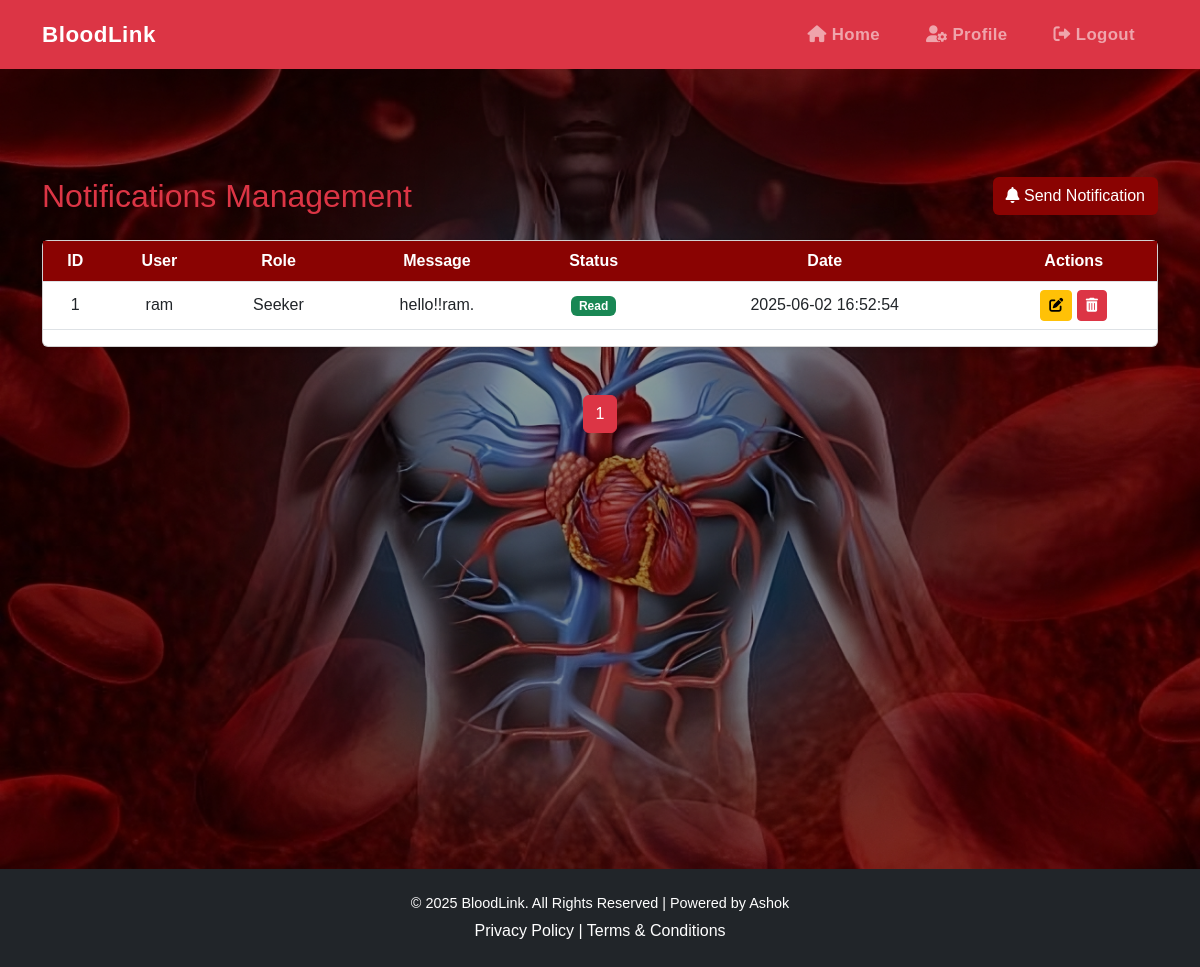
Page /BloodManagementSystem/notifications/list_notifications.php (signed in) on the committed database.
### tables this page shows
CREATE TABLE `notifications` (
  `id` int(11) NOT NULL AUTO_INCREMENT,
  `user_id` int(11) NOT NULL,
  `role` enum('donor','seeker') NOT NULL,
  `message` text NOT NULL,
  `is_read` tinyint(1) DEFAULT 0,
  `created_at` timestamp NOT NULL DEFAULT current_timestamp(),
  PRIMARY KEY (`id`),
  KEY `user_id` (`user_id`),
  CONSTRAINT `notifications_ibfk_1` FOREIGN KEY (`user_id`) REFERENCES `users` (`id`) ON DELETE CASCADE
);

CREATE TABLE `users` (
  `id` int(11) NOT NULL AUTO_INCREMENT,
  `username` varchar(100) NOT NULL,
  `email` varchar(100) NOT NULL,
  `password` varchar(255) NOT NULL,
  `role` enum('donor','seeker','admin','staff') NOT NULL,
  `created_at` datetime DEFAULT current_timestamp(),
  PRIMARY KEY (`id`),
  UNIQUE KEY `username` (`username`),
  UNIQUE KEY `email` (`email`)
);

### BloodManagementSystem/notifications/list_notifications.php (the view, shortened to what this page needs)
<?php
include('../includes/db.php');
$limit = 10;
$page = isset($_GET['page']) ? (int)$_GET['page'] : 1;
$page = max($page, 1);
$offset = ($page - 1) * $limit;
$total_result = mysqli_query($conn, "SELECT COUNT(*) as total FROM notifications");
$total_row = mysqli_fetch_assoc($total_result);
$total_notifications = $total_row['total'];
$total_pages = ceil($total_notifications / $limit);
$result = mysqli_query($conn, "
    SELECT n.*, u.username
    FROM notifications n
    JOIN users u ON n.user_id = u.id
    ORDER BY n.created_at DESC
    LIMIT $limit OFFSET $offset
");
$role = $_SESSION['role'] ?? 'guest';
switch ($role) {
    case 'admin':
        $home_url = '../dashboard/admindash.php';
        $profile_url = '../admin/admin_profile.php';
        break;
}
?>
<!DOCTYPE html>
<html lang="en">
<head>
    <link href="https://cdn.jsdelivr.net/npm/bootstrap@5.3.0/dist/css/bootstrap.min.css" rel="stylesheet" />
    <link href="https://cdnjs.cloudflare.com/ajax/libs/font-awesome/6.0.0/css/all.min.css" rel="stylesheet">
    <link href="../style.css" rel="stylesheet">
</head>
<body>
<nav class="navbar navbar-expand-lg navbar-dark bg-danger">
    <div class="container">
        <a class="navbar-brand" href="<?= $home_url ?>">BloodLink</a>
        <div class="collapse navbar-collapse custom-collapse justify-content-end" id="navbarNav">
            <ul class="navbar-nav">
                <li class="nav-item"><a class="nav-link" href="<?= $home_url ?>"><i class="fas fa-home"></i> Home</a></li>
                <?php if ($profile_url !== '#'): ?>
                    <li class="nav-item"><a class="nav-link" href="<?= $profile_url ?>"><i class="fas fa-user-cog"></i> Profile</a></li>
                <?php endif; ?>
                <li class="nav-item"><a class="nav-link" href="../logout.php"><i class="fas fa-sign-out-alt"></i> Logout</a></li>
            </ul>
        </div>
    </div>
</nav>
<div class="request-wrapper">
    <div class="container py-5 ">
        <div class="d-flex justify-content-between align-items-center flex-wrap page-title-btn mb-4">
            <h2 class="text-danger mb-2 mb-md-0">Notifications Management</h2>
            <a href="send_notification.php" class="btn add-btn">
                <i class="fas fa-bell"></i> Send Notification
            </a>
        </div>
        <div class="card shadow-sm">
            <div class="table-responsive">
                <table class="table table-hover align-middle text-center ">
                    <thead>
                        <tr class="custom-header">
                            <th>ID</th>
                            <th>User</th>
                            <th>Role</th>
                            <th>Message</th>
                            <th>Status</th>
                            <th>Date</th>
                            <th>Actions</th>
                        </tr>
                    </thead>
                    <tbody>
                    <?php while($n = mysqli_fetch_assoc($result)) { ?>
                        <tr>
                            <td><?= $n['id'] ?></td>
                            <td><?= htmlspecialchars($n['username']) ?></td>
                            <td><?= htmlspecialchars(ucfirst($n['role'])) ?></td>
                            <td><?= htmlspecialchars($n['message']) ?></td>
                            <td>
                                <?php if ($n['is_read']) { ?>
                                    <span class="badge bg-success">Read</span>
                                <?php } else { ?>
                                    <span class="badge bg-warning text-dark">Unread</span>
                                <?php } ?>
                            </td>
                            <td><?= $n['created_at'] ?></td>
                            <td>
                                <div class="action-btns">
                                    <a href="edit_notification.php?id=<?= $n['id'] ?>" class="btn btn-sm btn-warning" title="Edit">
                                        <i class="fas fa-edit"></i>
                                    </a>
                                    <?php if ($_SESSION['role'] === 'admin') { ?>
                                        <a href="delete_notification.php?id=<?= $n['id'] ?>" class="btn btn-sm btn-danger" onclick="return confirm('Delete this notification?')">
                                            <i class="fas fa-trash-alt"></i>
                                        </a>
                                    <?php } ?>
                                </div>
                            </td>
                        </tr>
                    <?php } ?>
                    </tbody>
                </table>
            </div>
        </div>
        <div class="text-center">
            <nav>
                <ul class="pagination justify-content-center pt-5 ">
                    <?php for ($i = 1; $i <= $total_pages; $i++): ?>
                    <li class="page-item <?= ($i == $page) ? 'active' : '' ?>">
                        <a class="page-link <?= ($i == $page) ? 'bg-danger border-danger text-white' : 'text-danger' ?>" href="?page=<?= $i ?>"><?= $i ?></a>
                    </li>
                    <?php endfor; ?>
                </ul>
            </nav>
        </div>
    </div>
</div>
<footer class="bg-dark text-white text-center py-4">
    <div class="container">
        <p class="mb-1">&copy; <?= date('Y') ?> BloodLink. All Rights Reserved | Powered by Ashok</p>
        <div><a href="#" class="text-white">Privacy Policy</a> | <a href="#" class="text-white">Terms & Conditions</a></div>
    </div>
</footer>
</body>
</html>

### BloodManagementSystem/style.css (style rules this page uses)
body { font-family: 'Arial', sans-serif; color: #070603; }
@media (min-width: 992px) { .navbar-nav .nav-link { margin: 0 15px; font-weight: 600; font-size: 1.05rem; letter-spacing: 0.4px; transition: color 0.3s ease; } }
.navbar { padding-top: 0.8rem; padding-bottom: 0.8rem; }
.navbar-brand { font-weight: 700; font-size: 1.4rem; letter-spacing: 0.5px; }
footer { background-color: #070603; }
footer p { font-size: 0.9rem; }
footer a { color: #B79455; text-decoration: none; }

### BloodManagementSystem/notifications/list_notifications.php (style rules this page uses)
.custom-header th { background-color: #8a0302 !important; color: white !important; }
.add-btn { background-color: #8a0302; color: white; }
.request-wrapper { background: url('../images/savelife3.jpeg') no-repeat center center; background-size: cover; min-height: 100vh; position: relative; z-index: 0; padding-top: 60px; }
.request-wrapper::before { content: ""; position: absolute; inset: 0; background: rgba(0, 0, 0, 0.4); z-index: 1; }
.request-wrapper .container { position: relative; z-index: 2; }

### rows in the picture
notifications: id "1", user.username "ram", role "Seeker", message "hello!!ram.", is_read "Read", created_at "2025-06-02 16:52:54"
